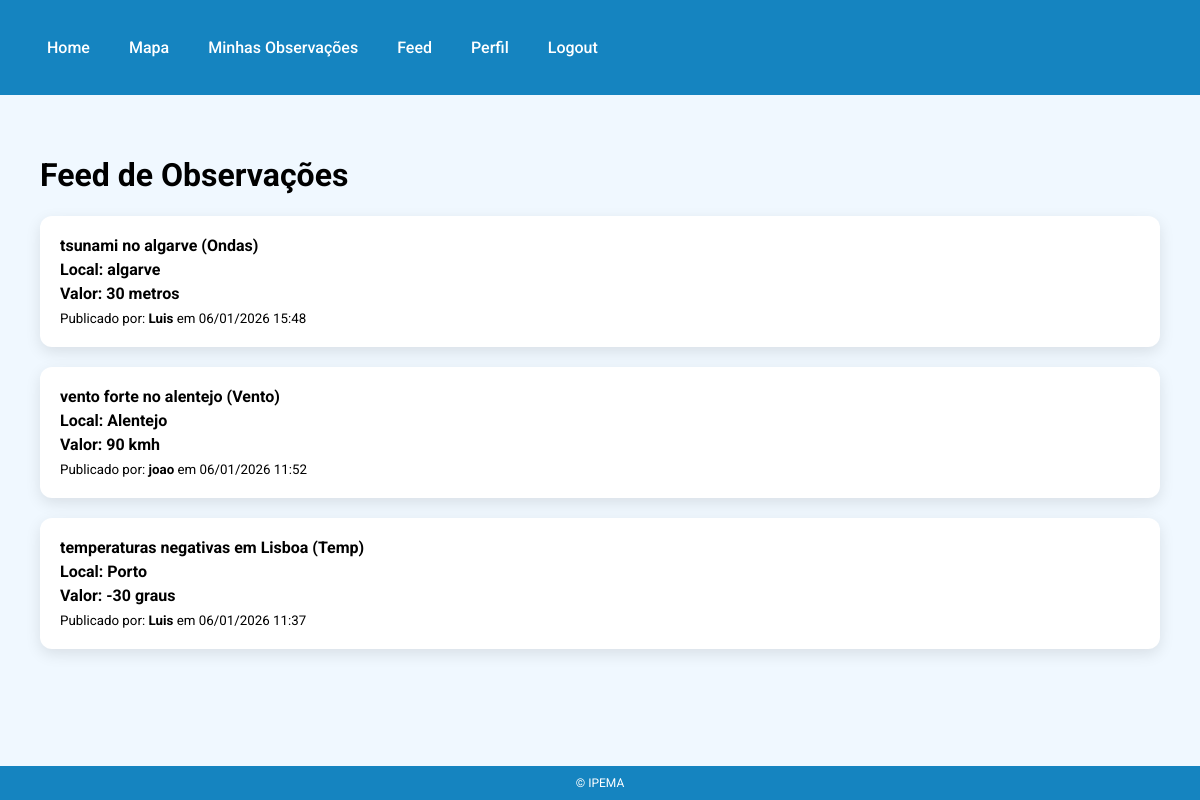
The app's page /feed/ (signed in), older data.
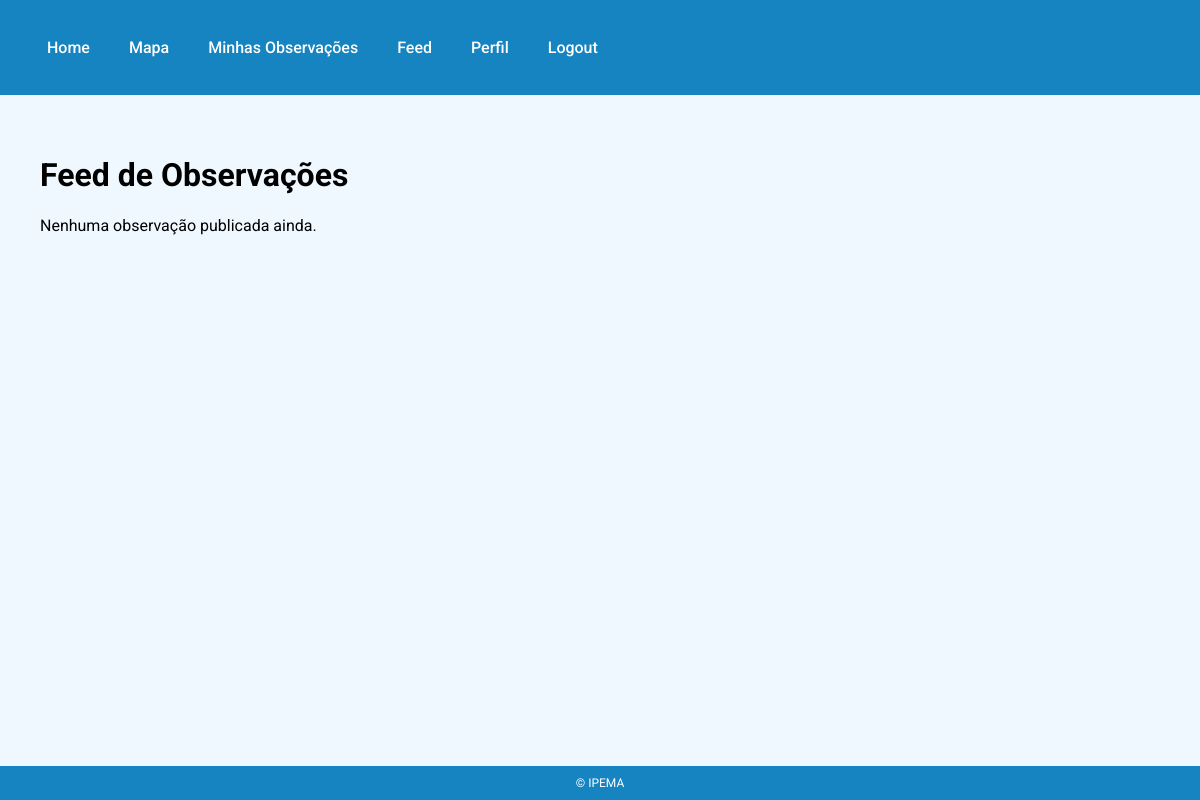
The same page, newer data.
### core/models.py (models this page shows, shortened)
class Observacao(models.Model):
    user = models.ForeignKey(User, on_delete=models.CASCADE)
    titulo = models.CharField(max_length=100)
    tipo = models.CharField(max_length=20, choices=TIPOS_OBSERVACAO)
    local = models.CharField(max_length=100)
    valor = models.CharField(max_length=200)
    latitude = models.FloatField(blank=True, null=True)
    longitude = models.FloatField(blank=True, null=True)
    created_at = models.DateTimeField(auto_now_add=True)

### core/views.py (the view)
# urls.py: path('feed/', feed, name='feed'),
@login_required
def feed(request):
    observacoes = Observacao.objects.all().order_by('-created_at')
    return render(request, 'core/feed.html', {'observacoes': observacoes})

### core/templates/core/feed.html (shortened to what this page needs)
{% extends 'core/base.html' %}
{% block content %}
<div class="dashboard-container">
    <div class="dashboard-main">
        <h1>Feed de Observações</h1>
        {% if observacoes %}
            {% for obs in observacoes %}
                <div class="card feed-card">
                    <strong>{{ obs.titulo }} ({{ obs.tipo }})</strong><br>
                    <p>Local: {{ obs.local }}</p>
                    <p>Valor: {{ obs.valor }}</p>
                    <small>Publicado por: <strong>{{ obs.user.username }}</strong> em {{ obs.created_at|date:"d/m/Y H:i" }}</small>
                </div>
            {% endfor %}
        {% else %}
            <p>Nenhuma observação publicada ainda.</p>
        {% endif %}
    </div>
</div>
{% endblock %}

### core/templates/core/base.html (shortened to what this page needs)
{% load static %}
<!DOCTYPE html>
<html lang="pt">
<head>
    <link rel="stylesheet" href="{% static 'core/style.css' %}">
</head>
<body>
    <header>
        <nav class="topnav">
            <a href="/">Home</a>
            <a href="{% url 'mapa' %}">Mapa</a>
            {% if user.is_authenticated %}
                <a href="{% url 'dashboard' %}">Minhas Observações</a>
                <a href="{% url 'feed' %}">Feed</a>
                <a href="/perfil/">Perfil</a>
                <a href="{% url 'logout' %}">Logout</a>
            {% else %}
                <a href="{% url 'login' %}">Login</a>
                <a href="{% url 'register' %}">Registar</a>
            {% endif %}
        </nav>
    </header>
    <main class="content">
        {% block content %}{% endblock %}
    </main>
    <footer>
        <p>&copy; IPEMA</p>
    </footer>
</body>
</html>

### core/static/core/style.css (style rules this page uses)
body { font-family: 'Roboto', sans-serif; margin: 0; padding: 0; background-color: #f0f8ff; }
header, footer, .sidebar { background-color: #0077B6; color: white; }
header { padding: 15px 20px; }
.topnav { display: flex; gap: 15px; }
.topnav a { color: white; text-decoration: none; font-weight: bold; padding: 8px 12px; border-radius: 6px; transition: background-color 0.2s; }
footer { text-align: center; padding: 10px; position: fixed; bottom: 0; width: 100%; }
.dashboard-main, .content { flex-grow: 1; padding: 20px; }

### core/templates/core/base.html (style rules this page uses)
html, body { margin: 0; padding: 0; min-height: 100%; font-family: 'Roboto', sans-serif; }
body { display: flex; flex-direction: column; min-height: 100vh; }
main.content { flex: 1; padding: 20px; }
header { background-color: #1584C0; color: white; }
nav.topnav { display: flex; gap: 15px; padding: 15px; }
nav.topnav a { color: white; text-decoration: none; font-weight: 500; }
footer { text-align: center; padding: 10px 0; background-color: #1584C0; color: white; font-size: 12px; }
footer p { margin: 0; }

Row changes from the older to the newer data that the page shows:
removed Observacao: titulo "tsunami no algarve", tipo "Ondas", local "algarve", valor "30 metros", user.username "Luis", created_at "06/01/2026 15:48"
removed Observacao: titulo "vento forte no alentejo", tipo "Vento", local "Alentejo", valor "90 kmh", user.username "joao", created_at "06/01/2026 11:52"
removed Observacao: titulo "temperaturas negativas em Lisboa", tipo "Temp", local "Porto", valor "-30 graus", user.username "Luis", created_at "06/01/2026 11:37"
Text that changed along with them:
text now shown: "Nenhuma observação publicada ainda."
